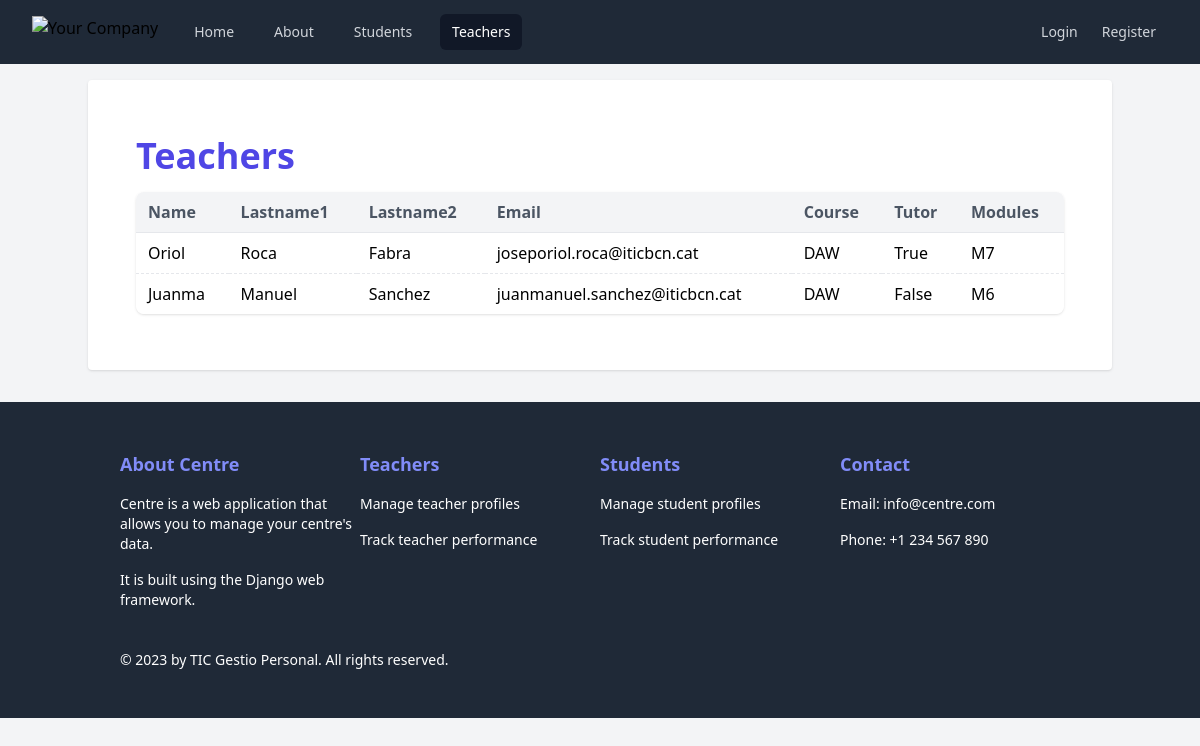
The page /teachers on the database its author committed.
### Centre/models.py (models this page shows, shortened)
class Teacher(models.Model):
    name = models.CharField(max_length=100)
    lastname1 = models.CharField(max_length=100)
    lastname2 = models.CharField(max_length=100)
    email = models.EmailField()
    course = models.CharField(max_length=100)
    tutor = models.BooleanField(default=False)
    modules = models.TextField()

### Centre/views.py (the view)
# urls.py: path("teachers", views.teachers, name="teachers"),
def teachers(request):
    teachers = Teacher.objects.all()
    return render(request, "Centre/teachers.html", {"teachers": teachers})

### Centre/templates/Centre/teachers.html
{% extends "base.html" %}
{% block content %}
    <div class="container mx-auto px-4 py-8">
        <h1 class="text-4xl font-bold mb-4 text-indigo-600">Teachers</h1>
        <div class="overflow-x-auto bg-white rounded-lg shadow overflow-y-auto relative">
            <table class="border-collapse table-auto w-full whitespace-no-wrap bg-white table-striped relative">
                <thead>
                <tr class="text-left">
                    <th class="py-2 px-3 sticky top-0 border-b border-gray-200 bg-gray-100 text-gray-600">Name</th>
                    <th class="py-2 px-3 sticky top-0 border-b border-gray-200 bg-gray-100 text-gray-600">Lastname1</th>
                    <th class="py-2 px-3 sticky top-0 border-b border-gray-200 bg-gray-100 text-gray-600">Lastname2</th>
                    <th class="py-2 px-3 sticky top-0 border-b border-gray-200 bg-gray-100 text-gray-600">Email</th>
                    <th class="py-2 px-3 sticky top-0 border-b border-gray-200 bg-gray-100 text-gray-600">Course</th>
                    <th class="py-2 px-3 sticky top-0 border-b border-gray-200 bg-gray-100 text-gray-600">Tutor</th>
                    <th class="py-2 px-3 sticky top-0 border-b border-gray-200 bg-gray-100 text-gray-600">Modules</th>
                </tr>
                </thead>
                <tbody>
                {% for teacher in teachers %}
                    <tr>
                        <td class="border-dashed border-t border-gray-200 px-3 py-2">{{ teacher.name }}</td>
                        <td class="border-dashed border-t border-gray-200 px-3 py-2">{{ teacher.lastname1 }}</td>
                        <td class="border-dashed border-t border-gray-200 px-3 py-2">{{ teacher.lastname2 }}</td>
                        <td class="border-dashed border-t border-gray-200 px-3 py-2">{{ teacher.email }}</td>
                        <td class="border-dashed border-t border-gray-200 px-3 py-2">{{ teacher.course }}</td>
                        <td class="border-dashed border-t border-gray-200 px-3 py-2">{{ teacher.tutor }}</td>
                        <td class="border-dashed border-t border-gray-200 px-3 py-2">{{ teacher.modules }}</td>
                    </tr>
                {% endfor %}
                </tbody>
            </table>
        </div>
    </div>
{% endblock %}

### rows shown on the page
Teacher: name "Oriol", lastname1 "Roca", lastname2 "Fabra", email "joseporiol.roca@iticbcn.cat", course "DAW", tutor "True", modules "M7"
Teacher: name "Juanma", lastname1 "Manuel", lastname2 "Sanchez", email "juanmanuel.sanchez@iticbcn.cat", course "DAW", tutor "False", modules "M6"
